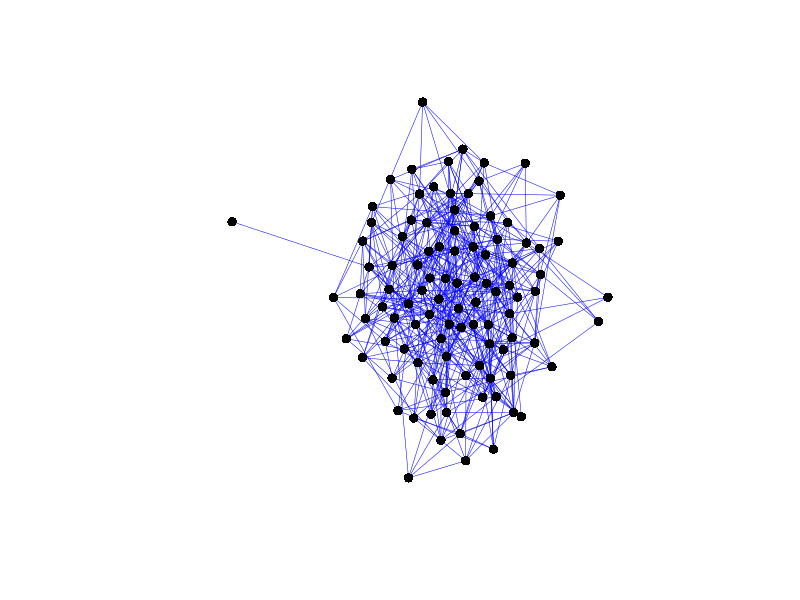
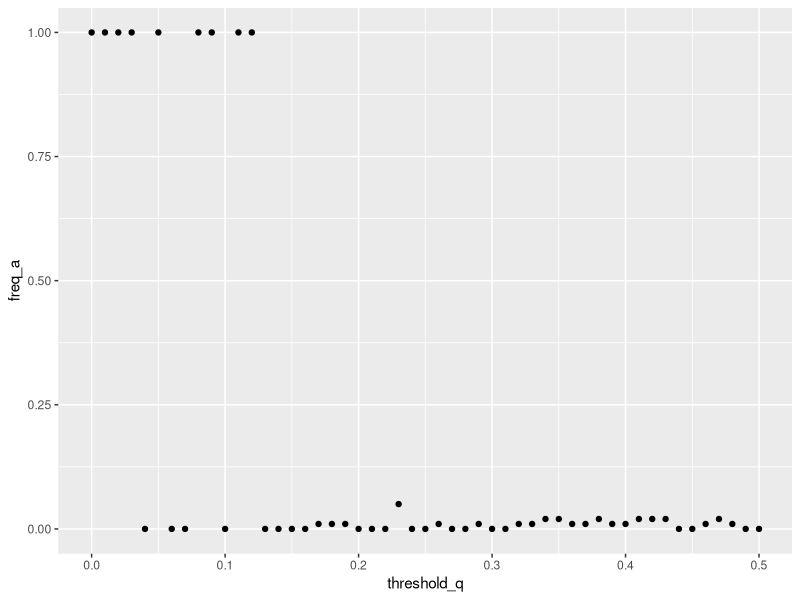

Write R code to recreate these figures, in order. (Note: this script raises an error after producing the figures.)
library(tidyverse)
library(igraph)

# ---- rumor or trend simulation / cascade (probabilistic approach) --------------------
#g <- read_graph('facebook_combined.txt', format='edgelist')
#g <- as.undirected(g)
#plot(g, vertex.size=1, vertex.label=NA, 
 #    layout=layout.fruchterman.reingold(g))
#plot(g, vertex.size=1, vertex.label=NA, 
 #    layout=layout.kamada.kawai(g))


set.seed(192837)
g <- erdos.renyi.game(100,0.1)
E(g)$width <- 0.5
V(g)$frame.color <- NA
plot(g, vertex.size=5, vertex.label=NA, 
     vertex.color='black',edge.color='blue')
V(g)$info <- 0


# set parameters
dtab <- data.frame()
set.seed(34564)
pr <- 0.01  # probability of initiating rumor, story, etc.

starttime <- Sys.time()

qlist <- seq(0,0.5,by=0.01)
for(q in qlist){
  V(g)$info <- sample(c(0,1), size=length(V(g)), 
                      replace=TRUE, prob=c((1-pr), pr))
  V(g)[info==0]$color <- 'blue'
  V(g)[info==1]$color <- 'red'
  #plot(g, vertex.size=3, vertex.label=NA)
  #should this be more systematic, rather than random (e.g., iteratively start from each node once)?
  # df <- data.frame()
  
  # start while loop here
  fin <- FALSE
  t <- 0
  
  while(fin == FALSE){
    frac <- sum(V(g)$info)/length(V(g))
    # df <- rbind(df, c(t, frac))
    for(i in V(g)[V(g)$info==0]){
      tmp <- V(g)$info[neighbors(g, i, mode='all')]
      p <- sum(tmp)/length(tmp)
      if(is.finite(p) & p >= q){
        V(g)[i]$info <- 1
      }
    }
    frac2 <- sum(V(g)$info)/length(V(g))
    
    t <- t+1
    fin <- frac == frac2
  }
  # end while loop here
  
  dtab <- rbind(dtab, c(q,t,frac,pr))
  
  # colnames(df) <- c('time','freq_a')
  #  V(g)[info==0]$color <- 'blue'
  # V(g)[info==1]$color <- 'red'
  #plot(g, vertex.size=3, vertex.label=NA)
  
  # plot(df$freq_a ~ df$time)
}
colnames(dtab) <- c('threshold_q','time', 'freq_a','pr')

endtime <- Sys.time()

endtime - starttime

ggplot(dtab, aes(x=threshold_q, y=freq_a)) + geom_point()
write.table(dtab, "fbprobcascade_pr001.txt", sep=",")
write.table(dtab, file="fbprobcascade_pr001.csv",sep=",")


# ---- rumor or trend simulation / cascade (degree centrality) --------------------
g <- read_graph('facebook_combined.txt', format='edgelist')
g <- as.undirected(g)

#plot(g, vertex.size=1, vertex.label=NA, 
#     layout=layout.fruchterman.reingold(g))
#plot(g, vertex.size=1, vertex.label=NA, 
 #    layout=layout.kamada.kawai(g))


# set parameters
#dtab <- data.frame()
#set.seed(34564)
#pr <- 0.01  # probability of initiating rumor, story, etc.

starttime <- Sys.time()

qlist <- seq(0,0.5,by=0.01)
for(q in qlist){
  
  V(g)$info <- 0
  V(g)[which.max(degree(g))]$info <- 1
 
  fin <- FALSE
  t <- 0
  
  while(fin == FALSE){
    frac <- sum(V(g)$info)/length(V(g))
    for(i in V(g)[V(g)$info==0]){
      tmp <- V(g)$info[neighbors(g, i, mode='all')]
      p <- sum(tmp)/length(tmp)
      if(is.finite(p) & p >= q){
        V(g)[i]$info <- 1
      }
    }
    frac2 <- sum(V(g)$info)/length(V(g))
    
    t <- t+1
    fin <- frac == frac2
  }
  # end while loop here
  
  dtab <- rbind(dtab, c(q,t,frac,'degree'))
  
  # colnames(df) <- c('time','freq_a')
  #  V(g)[info==0]$color <- 'blue'
  # V(g)[info==1]$color <- 'red'
  #plot(g, vertex.size=3, vertex.label=NA)
  
  # plot(df$freq_a ~ df$time)
}
#colnames(dtab) <- c('threshold_q','time', 'freq_a','pr')

endtime <- Sys.time()

endtime - starttime

dtab$threshold_q <- as.numeric(dtab$threshold_q)
dtab$freq_a <- as.numeric(dtab$freq_a)

ggplot(dtab, aes(x=threshold_q, y=freq_a, colour=pr)) + 
  geom_point() + geom_line()
#write.table(dtab, "fbprobcascade2.txt", sep=",")
#write.table(dtab, file="fbprobcascade2.csv",sep=",")

#
# -------- Cascade capacity -----------
finfr <- 1 # finished frequency always starts at 1
q <- 0 # q (threshold) starts at 0, CC at 1

s1 <- Sys.time()

# adopt, len

# func
prlist <- function(x1){
  rnp <- V(g)$info[unlist(x1)]
  pt <- sum(rnp)/length(rnp)
}

while(finfr==1){
  
  V(g)$info <- 0
  V(g)$info[adopt] <- 1
  
  t <- 0
  dfr <- 1
  infr <- sum(V(g)$info)/len
  
  while(dfr > 0){
    fr <- sum(V(g)$info)/len
    uninit <- V(g)[V(g)$info==0]
    tmp <- adjacent_vertices(g, V(g)[V(g)$info==0])
    # p <- rep(NA, length(tmp))
    
    p <- lapply(tmp, prlist)
    p <- unlist(p)
    
    #    for(i in 1:length(p)){
    #     rnp <- V(g)$info[unlist(tmp[i])]
    #    p[i] <- sum(rnp)/length(rnp)
    # }
    
    
    V(g)$info[uninit[(is.finite(p)) & (p >= q)]] <- 1
    t <- t+1
    dfr <- (sum(V(g)$info)/len) - fr
  }
  
  finfr <- fr
  
  df[1,] <- df[2,]
  df[2,] <- c(q,t,infr,fr,'max_PR')
  #df <- rbind(df, c(q,t,infr,fr,'max_PR'))
  
  q <- q+0.01
  
}

e <- Sys.time()

colnames(df) <- c('q','time','init_fr', 'end_fr','pr')

e - s1












